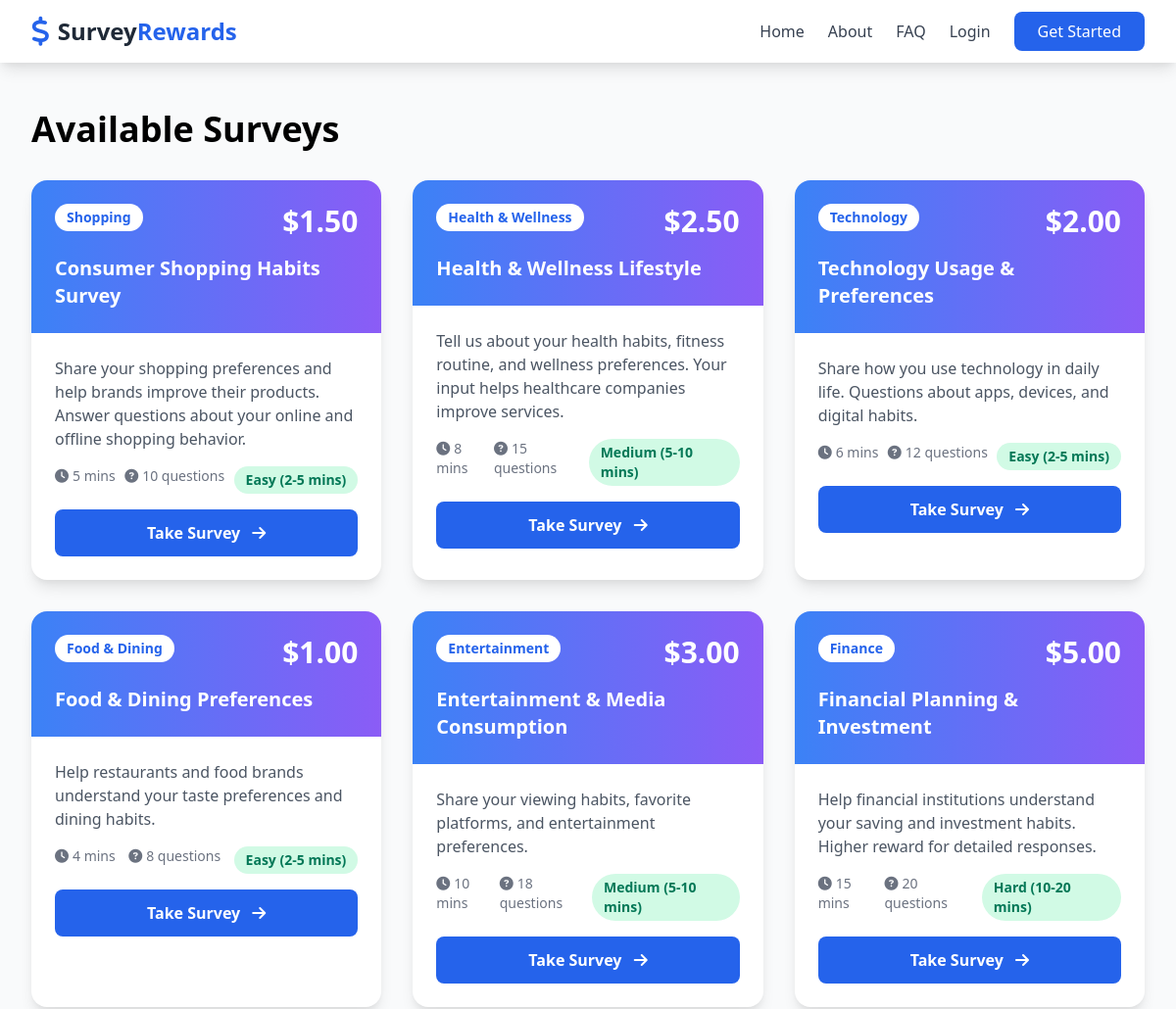
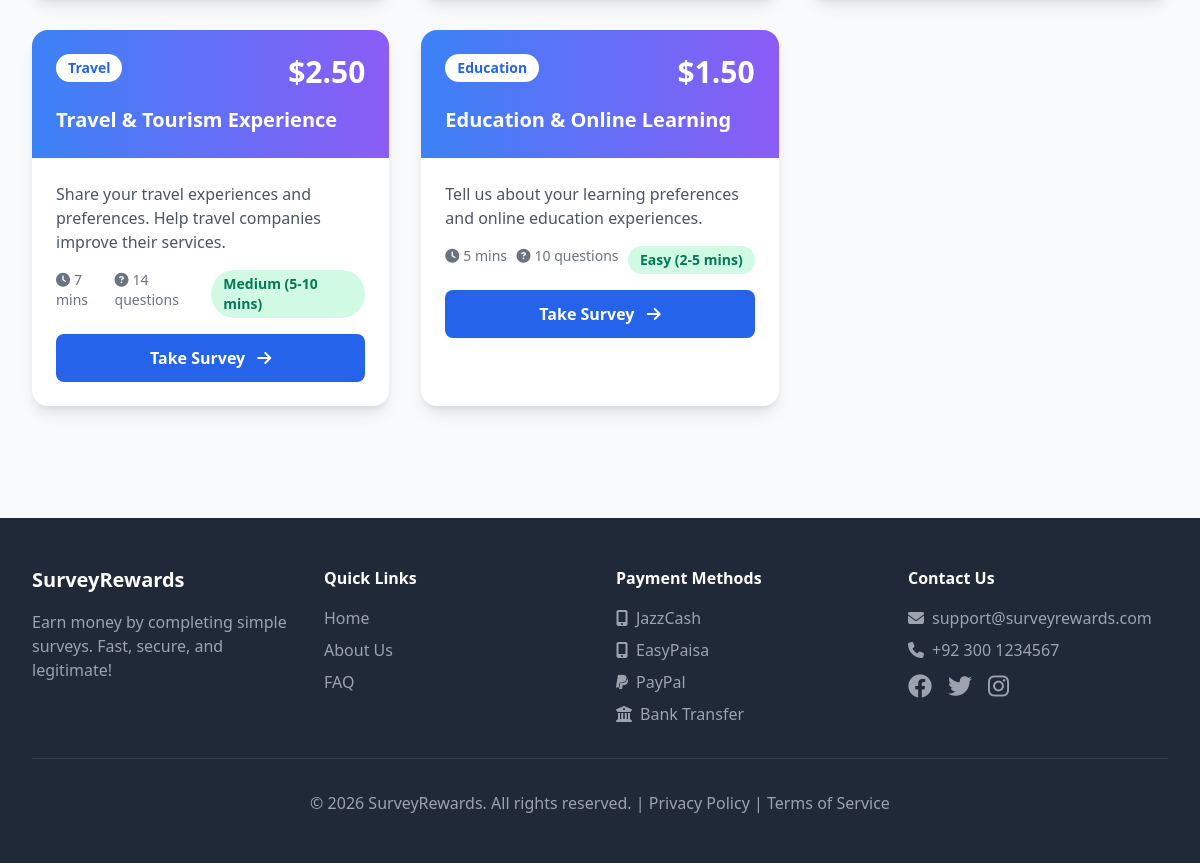
Screenshot of /surveys/ with the database file from the repository (2 pictures, top to bottom).
### surveys/models.py (models this page shows, shortened)
class Survey(models.Model):
    CATEGORY_CHOICES = [
        ('health', 'Health & Wellness'),
        ('tech', 'Technology'),
        ('shopping', 'Shopping'),
        ('finance', 'Finance'),
        ('education', 'Education'),
        ('entertainment', 'Entertainment'),
        ('food', 'Food & Dining'),
        ('travel', 'Travel'),
        ('general', 'General'),
    ]
    DIFFICULTY_CHOICES = [
        ('easy', 'Easy (2-5 mins)'),
        ('medium', 'Medium (5-10 mins)'),
        ('hard', 'Hard (10-20 mins)'),
    ]
    title = models.CharField(max_length=255)
    description = models.TextField()
    category = models.CharField(max_length=50, choices=CATEGORY_CHOICES, default='general')
    difficulty = models.CharField(max_length=20, choices=DIFFICULTY_CHOICES, default='easy')
    reward = models.DecimalField(max_digits=10, decimal_places=2)
    estimated_time = models.IntegerField(help_text="Estimated time in minutes")
    questions_count = models.IntegerField(default=10)
    is_active = models.BooleanField(default=True)
    max_participants = models.IntegerField(null=True, blank=True)
    current_participants = models.IntegerField(default=0)
    created_at = models.DateTimeField(auto_now_add=True)
    expires_at = models.DateTimeField(null=True, blank=True)

### surveys/views.py (the view)
# urls.py: path('', views.survey_list, name='survey_list'),
def survey_list(request):
    surveys = Survey.objects.filter(is_active=True)
    if request.user.is_authenticated:
        completed_ids = request.user.survey_answers.values_list('survey_id', flat=True)
        surveys = surveys.exclude(id__in=completed_ids)
    context = {
        'surveys': surveys,
    }
    return render(request, 'surveys/survey_list.html', context)

### templates/surveys/survey_list.html (shortened to what this page needs)
{% extends 'base.html' %}
{% block content %}
<div class="max-w-7xl mx-auto px-4 sm:px-6 lg:px-8 py-12">
    <h1 class="text-4xl font-bold mb-8">Available Surveys</h1>
    {% if surveys %}
    <div class="grid grid-cols-1 md:grid-cols-2 lg:grid-cols-3 gap-8">
        {% for survey in surveys %}
        <div class="bg-white rounded-2xl shadow-lg overflow-hidden hover:shadow-2xl transition transform hover:-translate-y-2">
            <div class="bg-gradient-to-r from-blue-500 to-purple-500 p-6 text-white">
                <div class="flex justify-between items-start mb-4">
                    <span class="bg-white text-blue-600 px-3 py-1 rounded-full text-sm font-semibold">{{ survey.get_category_display }}</span>
                    <span class="text-3xl font-bold">${{ survey.reward }}</span>
                </div>
                <h3 class="text-xl font-bold">{{ survey.title }}</h3>
            </div>
            <div class="p-6">
                <p class="text-gray-600 mb-4">{{ survey.description|truncatewords:20 }}</p>
                <div class="flex justify-between text-sm text-gray-500 mb-4">
                    <span><i class="fas fa-clock mr-1"></i>{{ survey.estimated_time }} mins</span>
                    <span><i class="fas fa-question-circle mr-1"></i>{{ survey.questions_count }} questions</span>
                    <span class="bg-green-100 text-green-700 px-3 py-1 rounded-full font-semibold">{{ survey.get_difficulty_display }}</span>
                </div>
                <a href="{% url 'survey_detail' survey.id %}" class="block text-center bg-blue-600 hover:bg-blue-700 text-white py-3 rounded-lg font-semibold transition">
                    Take Survey <i class="fas fa-arrow-right ml-2"></i>
                </a>
            </div>
        </div>
        {% endfor %}
    </div>
    {% else %}
    <div class="bg-white rounded-2xl p-12 shadow-lg text-center">
        <i class="fas fa-inbox text-6xl text-gray-400 mb-4"></i>
        <h2 class="text-2xl font-bold mb-4">No Surveys Available</h2>
        <p class="text-gray-600">Check back later for new surveys!</p>
    </div>
    {% endif %}
</div>
{% endblock %}

### templates/base.html (shortened to what this page needs)
<!DOCTYPE html>
<html lang="en">
<head>
    {% load static %}
    <link href="https://cdn.jsdelivr.net/npm/tailwindcss@2.2.19/dist/tailwind.min.css" rel="stylesheet">
    <link rel="stylesheet" href="https://cdnjs.cloudflare.com/ajax/libs/font-awesome/6.4.0/css/all.min.css">
    <link rel="stylesheet" href="{% static 'css/style.css' %}">
</head>
<body class="bg-gray-50">
    <nav class="bg-white shadow-lg sticky top-0 z-50">
        <div class="max-w-7xl mx-auto px-4 sm:px-6 lg:px-8">
            <div class="flex justify-between h-16">
                <div class="flex items-center">
                    <a href="{% url 'home' %}" class="flex items-center">
                        <i class="fas fa-dollar-sign text-3xl text-blue-600 mr-2"></i>
                        <span class="text-2xl font-bold text-gray-800">Survey<span class="text-blue-600">Rewards</span></span>
                    </a>
                </div>
                <div class="hidden md:flex items-center space-x-6">
                    <a href="{% url 'home' %}" class="text-gray-700 hover:text-blue-600 font-medium">Home</a>
                    <a href="{% url 'about' %}" class="text-gray-700 hover:text-blue-600 font-medium">About</a>
                    <a href="{% url 'faq' %}" class="text-gray-700 hover:text-blue-600 font-medium">FAQ</a>
                    {% if user.is_authenticated %}
                        <a href="{% url 'dashboard' %}" class="text-gray-700 hover:text-blue-600 font-medium">Dashboard</a>
                        <a href="{% url 'survey_list' %}" class="text-gray-700 hover:text-blue-600 font-medium">Surveys</a>
                        <a href="{% url 'payment_dashboard' %}" class="text-gray-700 hover:text-blue-600 font-medium">Withdraw</a>
                        <div class="border-l pl-4 ml-4">
                            <span class="text-green-600 font-bold"><i class="fas fa-wallet mr-1"></i>${{ user.balance|floatformat:2 }}</span>
                        </div>
                        <a href="{% url 'logout' %}" class="bg-red-500 hover:bg-red-600 text-white px-4 py-2 rounded-lg font-medium transition">Logout</a>
                    {% else %}
                        <a href="{% url 'login' %}" class="text-gray-700 hover:text-blue-600 font-medium">Login</a>
                        <a href="{% url 'register' %}" class="bg-blue-600 hover:bg-blue-700 text-white px-6 py-2 rounded-lg font-medium transition">Get Started</a>
                    {% endif %}
                </div>
            </div>
        </div>
    </nav>
    <main>
        {% block content %}{% endblock %}
    </main>
    <footer class="bg-gray-800 text-white mt-16">
        <div class="max-w-7xl mx-auto px-4 sm:px-6 lg:px-8 py-12">
            <div class="grid grid-cols-1 md:grid-cols-4 gap-8">
                <div>
                    <h3 class="text-xl font-bold mb-4">SurveyRewards</h3>
                    <p class="text-gray-400">Earn money by completing simple surveys. Fast, secure, and legitimate!</p>
                </div>
                <div>
                    <h4 class="font-semibold mb-4">Quick Links</h4>
                    <ul class="space-y-2">
                        <li><a href="{% url 'home' %}" class="text-gray-400 hover:text-white">Home</a></li>
                        <li><a href="{% url 'about' %}" class="text-gray-400 hover:text-white">About Us</a></li>
                        <li><a href="{% url 'faq' %}" class="text-gray-400 hover:text-white">FAQ</a></li>
                    </ul>
                </div>
                <div>
                    <h4 class="font-semibold mb-4">Payment Methods</h4>
                    <ul class="space-y-2 text-gray-400">
                        <li><i class="fas fa-mobile-alt mr-2"></i>JazzCash</li>
                        <li><i class="fas fa-mobile-alt mr-2"></i>EasyPaisa</li>
                        <li><i class="fab fa-paypal mr-2"></i>PayPal</li>
                        <li><i class="fas fa-university mr-2"></i>Bank Transfer</li>
                    </ul>
                </div>
                <div>
                    <h4 class="font-semibold mb-4">Contact Us</h4>
                    <ul class="space-y-2 text-gray-400">
                        <li><i class="fas fa-envelope mr-2"></i>support@surveyrewards.com</li>
                        <li><i class="fas fa-phone mr-2"></i>+92 300 1234567</li>
                        <li class="flex space-x-4 mt-4">
                            <a href="#" class="text-2xl hover:text-blue-400"><i class="fab fa-facebook"></i></a>
                            <a href="#" class="text-2xl hover:text-blue-400"><i class="fab fa-twitter"></i></a>
                            <a href="#" class="text-2xl hover:text-blue-400"><i class="fab fa-instagram"></i></a>
                        </li>
                    </ul>
                </div>
            </div>
            <div class="border-t border-gray-700 mt-8 pt-8 text-center text-gray-400">
                <p>&copy; 2026 SurveyRewards. All rights reserved. | <a href="#" class="hover:text-white">Privacy Policy</a> | <a href="#" class="hover:text-white">Terms of Service</a></p>
            </div>
        </div>
    </footer>
</body>
</html>

### static/css/style.css (style rules this page uses)
html { scroll-behavior: smooth; }

### rows the page displays
Survey: category "Shopping", reward "1.50", title "Consumer Shopping Habits Survey", description "Share your shopping preferences and help brands improve their products. Answer questions about your online and offline shopping behavior.", estimated_time "5", questions_count "10", difficulty "Easy (2-5 mins)"
Survey: category "Health & Wellness", reward "2.50", title "Health & Wellness Lifestyle", description "Tell us about your health habits, fitness routine, and wellness preferences. Your input helps healthcare companies improve services.", estimated_time "8", questions_count "15", difficulty "Medium (5-10 mins)"
Survey: category "Technology", reward "2.00", title "Technology Usage & Preferences", description "Share how you use technology in daily life. Questions about apps, devices, and digital habits.", estimated_time "6", questions_count "12", difficulty "Easy (2-5 mins)"
Survey: category "Food & Dining", reward "1.00", title "Food & Dining Preferences", description "Help restaurants and food brands understand your taste preferences and dining habits.", estimated_time "4", questions_count "8", difficulty "Easy (2-5 mins)"
Survey: category "Entertainment", reward "3.00", title "Entertainment & Media Consumption", description "Share your viewing habits, favorite platforms, and entertainment preferences.", estimated_time "10", questions_count "18", difficulty "Medium (5-10 mins)"
Survey: category "Finance", reward "5.00", title "Financial Planning & Investment", description "Help financial institutions understand your saving and investment habits. Higher reward for detailed responses.", estimated_time "15", questions_count "20", difficulty "Hard (10-20 mins)"
Survey: category "Travel", reward "2.50", title "Travel & Tourism Experience", description "Share your travel experiences and preferences. Help travel companies improve their services.", estimated_time "7", questions_count "14", difficulty "Medium (5-10 mins)"
Survey: category "Education", reward "1.50", title "Education & Online Learning", description "Tell us about your learning preferences and online education experiences.", estimated_time "5", questions_count "10", difficulty "Easy (2-5 mins)"
